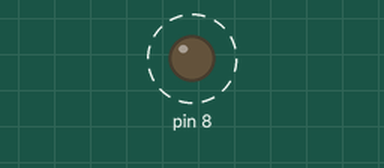
This sketch was run on a simulated Arduino Uno, built with avr-gcc and run on an emulated ATmega328P. On the bench: output pins drawn as LEDs (lit = HIGH). Dashed ring = blinking.

Above: at 0.5 s.
Timing chart, 0 to 4.6 s (numbered marks = the images above):
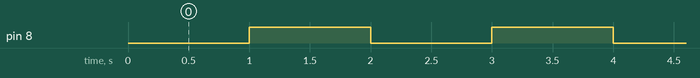

Measured:
- by itself, pin 8: alternates HIGH for 1.0 s and LOW for 1.0 s

The sketch:

003_led_parpadea.ino
```cpp
void setup() {
  pinMode(8,OUTPUT);
}

void loop() {
  delay(1000);
  digitalWrite(8,HIGH);
  delay(1000);
  digitalWrite(8,LOW);
}
```
